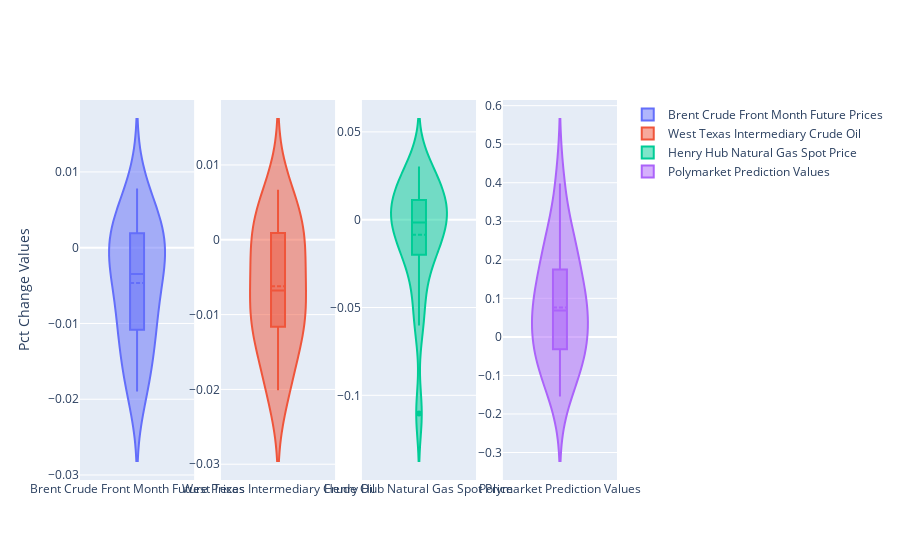

The cell this chart's notebook holds for it:
### Code cell
brent_df['normalized'] = (brent_df['Value_EMA'] - np.mean(brent_df['Value_EMA'])) / np.std(brent_df['Value_EMA'])
wti_df['normalized'] = (wti_df['Value_EMA'] - np.mean(wti_df['Value_EMA'])) / np.std(wti_df['Value_EMA'])
henry_df['normalized'] = (henry_df['Value_EMA'] - np.mean(henry_df['Value_EMA'])) / np.std(henry_df['Value_EMA'])
df_probs_grouped['normalized'] = (df_probs_grouped['prediction_EMA'] - np.mean(df_probs_grouped['prediction_EMA'])) / np.std(df_probs_grouped['prediction_EMA'])

fig = make_subplots(rows=1, cols=4)

fig.add_trace(plgo.Violin(y=brent_df['pctchange'], name='Brent Crude Front Month Future Prices', box_visible=True, meanline_visible=True), row=1, col=1)
fig.add_trace(plgo.Violin(y=wti_df['pctchange'], name='West Texas Intermediary Crude Oil', box_visible=True, meanline_visible=True), row=1, col=2)
fig.add_trace(plgo.Violin(y=henry_df['pctchange'], name='Henry Hub Natural Gas Spot Price', box_visible=True, meanline_visible=True), row=1, col=3)
fig.add_trace(plgo.Violin(y=df_probs_grouped['pctchange'], name='Polymarket Prediction Values', box_visible=True, meanline_visible=True), row=1, col=4)



#title='Violin Plot of Normalized Day-to-Day Values'
fig.update_layout(yaxis_title='Pct Change Values')
fig.show()

### Figure 1 — Plotly figure (JSON) as saved in the notebook; plotly's stock layout.template omitted (floating-point values rounded to 4 significant figures)
{"data": [{"box": {"visible": true}, "meanline": {"visible": true}, "name": "Brent Crude Front Month Future Prices", "type": "violin", "xaxis": "x", "y": [null, -0.01065, -0.0122, -0.009725, 0.002025, -0.006206, -0.003038, -0.01592, -0.01896, -0.01099, -0.001626, 0.003361, 0.00203, -0.003884, -0.01792, 0.00107, 0.007799, 0.005693, 0.001771, -0.001026, -0.004525], "yaxis": "y"}, {"box": {"visible": true}, "meanline": {"visible": true}, "name": "West Texas Intermediary Crude Oil", "type": "violin", "xaxis": "x2", "y": [null, -0.01166, -0.01331, -0.01134, 0.0003497, -0.007198, -0.003418, -0.01682, -0.02012, -0.01162, 0.002905, 0.001931, 0.001455, -0.006446, -0.01989, -0.0006071, 0.006692, 0.005513, -0.003012, -0.01051, -0.007083], "yaxis": "y2"}, {"box": {"visible": true}, "meanline": {"visible": true}, "name": "Henry Hub Natural Gas Spot Price", "type": "violin", "xaxis": "x3", "y": [null, -0.007202, 0.01278, -0.006935, -0.01187, -0.02052, -0.04484, -0.1104, -0.0602, 0.02795, 0.01813, -0.0008692, 0.009619, 0.03034, 0.02331, -0.01955, -0.02917, -0.002416, 0.009737, 0.006429, 0.004259], "yaxis": "y3"}, {"box": {"visible": true}, "meanline": {"visible": true}, "name": "Polymarket Prediction Values", "type": "violin", "xaxis": "x4", "y": [null, -0.02869, -0.08242, -0.1547, -0.1116, -0.06611, -0.006317, 0.06221, 0.07479, 0.1351, 0.006085, 0.03316, 0.214, 0.222, 0.11, -0.03519, 0.2433, 0.398, 0.2808, 0.1335, 0.09612], "yaxis": "y4"}], "layout": {"xaxis": {"anchor": "y", "domain": [0, 0.2125]}, "xaxis2": {"anchor": "y2", "domain": [0.2625, 0.475]}, "xaxis3": {"anchor": "y3", "domain": [0.525, 0.7375]}, "xaxis4": {"anchor": "y4", "domain": [0.7875, 1]}, "yaxis": {"anchor": "x", "domain": [0, 1], "title": {"text": "Pct Change Values"}}, "yaxis2": {"anchor": "x2", "domain": [0, 1]}, "yaxis3": {"anchor": "x3", "domain": [0, 1]}, "yaxis4": {"anchor": "x4", "domain": [0, 1]}}}
